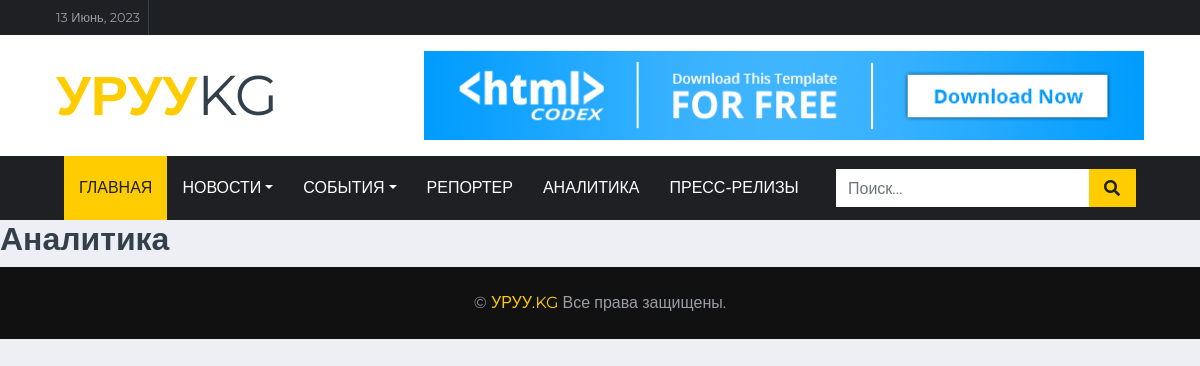
The page /analitika/all on the database as committed earlier.
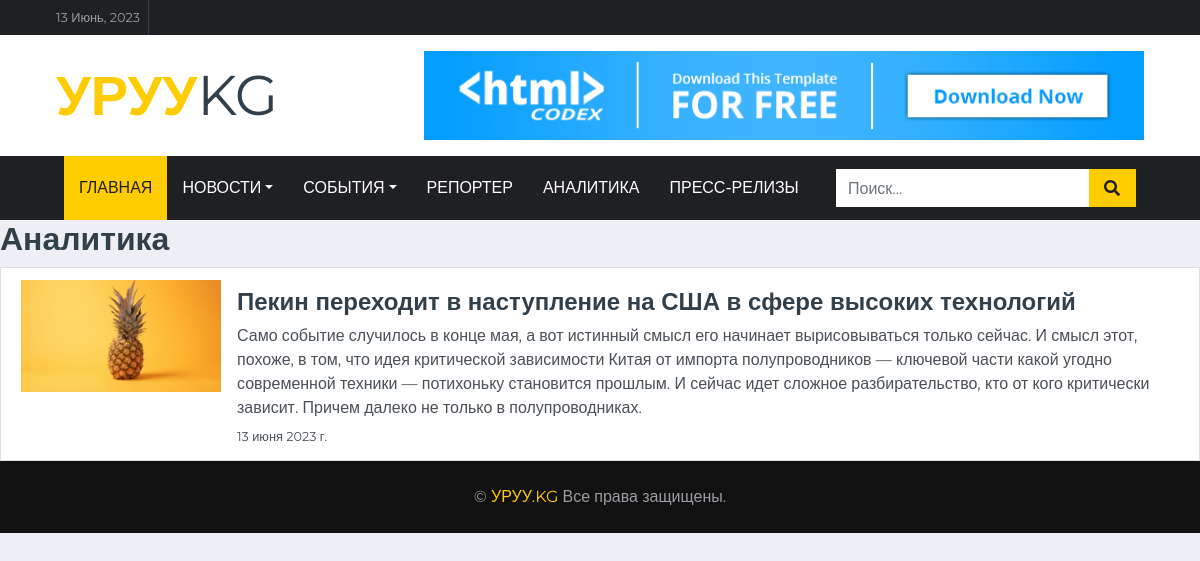
The same page on the database as committed later.
### app/models.py (models this page shows, shortened)
class Post(models.Model, HitCountMixin):
    title = models.CharField(max_length=225)
    overview = RichTextField()
    category = models.ForeignKey("Category", on_delete=models.CASCADE, blank=True, null=True)
    created_date = models.DateField(auto_now_add=False)
    image = models.ImageField(upload_to='newsImage/', blank=True, null=True)
    description = models.TextField(default='')
    top_news = models.BooleanField(default=False)
    class Meta:
        ordering = ['-created_date']
        verbose_name = "Новости"
        verbose_name_plural = "Новости"

### app/views.py (the view)
# urls.py: path('analitika/all', analitika_list),
def analitika_list(request):
    news = Post.objects.filter(category=4)
    return render(request, 'analitika.html', {'news': news})

### app/templates/analitika.html (shortened to what this page needs)
{% extends 'base.html' %}
{% block page_content %}
{% load static %}
<h2>Аналитика</h2>
<div class="list-group">
    {% for item in news %}
<a href="/post/{{item.id}}" class="list-group-item list-group-item-action">
    <div class="media">
      <img src="{{ item.image.url }}" class="mr-3" alt="Изображение новости 1" width="200px">
      <div class="media-body">
        <h4 class="mt-0 text-left">{{ item.title }}</h4>
        <p class="mb-1">{{ item.description }}</p>
        <small>{{ item.created_date }}</small>
      </div>
    </div>
  </a>
 {% endfor %}
</div>
     {% endblock %}

Rows that differ between the two databases and show on the page:
added Post: image (picture), title "Пекин переходит в наступление на США в сфере высоких технологий", description "Само событие случилось в конце мая, а вот истинный смысл его начинает вырисовываться только сейчас. И смысл этот, похоже, в том, что идея критической зависимости Китая от импорта полупроводников — ключевой части какой угодно современной техники — потихоньку становится прошлым. И сейчас идет сложное разбирательство, кто от кого критически зависит. Причем далеко не только в полупроводниках.", created_date "13 июня 2023 г."
